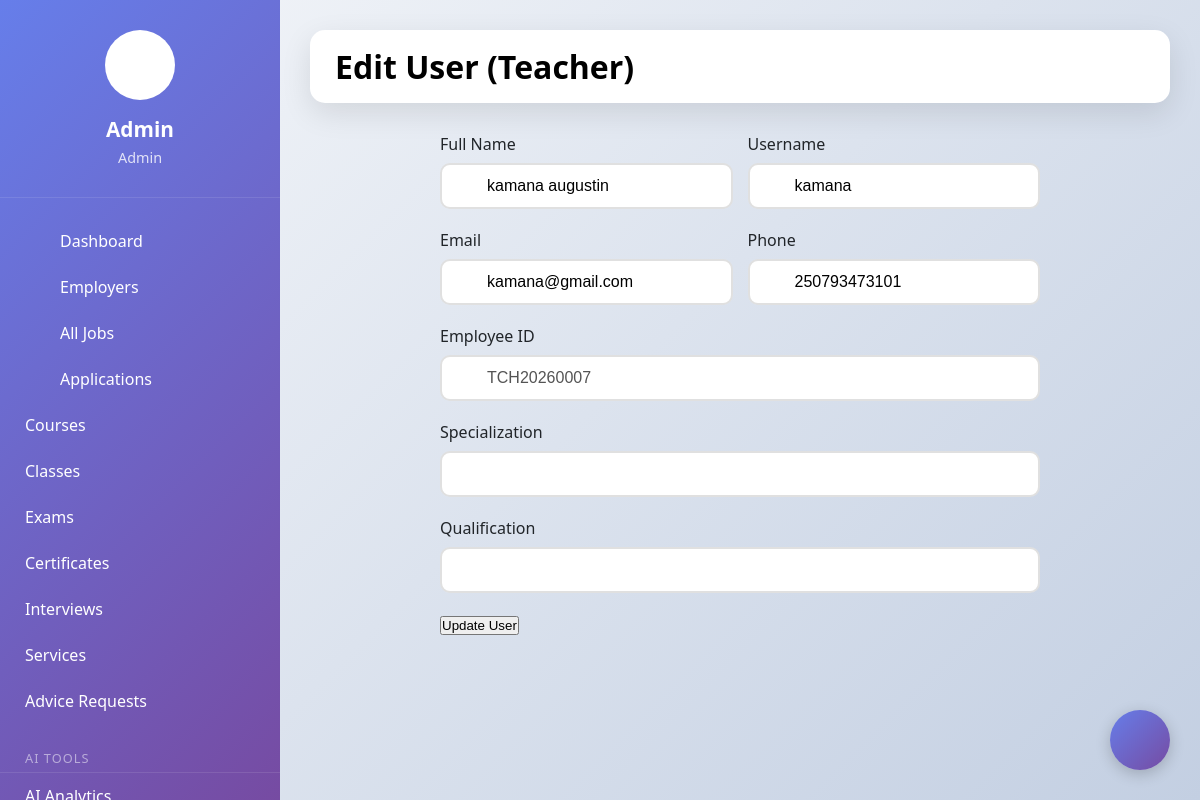
The page /admin/edit-user.php?id=7 (signed in) on the database its author committed.
### tables this page shows
CREATE TABLE `users` (
  `id` int NOT NULL AUTO_INCREMENT,
  `username` varchar(50) NOT NULL,
  `email` varchar(100) NOT NULL,
  `password` varchar(255) NOT NULL,
  `reset_token` varchar(255) DEFAULT NULL,
  `reset_expires` datetime DEFAULT NULL,
  `full_name` varchar(100) NOT NULL,
  `phone` varchar(20) DEFAULT NULL,
  `address` text,
  `role` enum('super_admin','admin','teacher','student','parent') DEFAULT 'student',
  `profile_pic` varchar(255) DEFAULT NULL,
  `is_active` tinyint(1) DEFAULT '1',
  `last_login` datetime DEFAULT NULL,
  `created_at` timestamp NULL DEFAULT CURRENT_TIMESTAMP,
  `updated_at` timestamp NULL DEFAULT CURRENT_TIMESTAMP ON UPDATE CURRENT_TIMESTAMP,
  `notification_preference` enum('email','sms','both') DEFAULT 'both',
  PRIMARY KEY (`id`),
  UNIQUE KEY `username` (`username`),
  UNIQUE KEY `email` (`email`)
);

CREATE TABLE `teachers` (
  `id` int NOT NULL AUTO_INCREMENT,
  `user_id` int DEFAULT NULL,
  `employee_id` varchar(20) NOT NULL,
  `qualification` text,
  `specialization` varchar(100) DEFAULT NULL,
  `joining_date` date DEFAULT NULL,
  PRIMARY KEY (`id`),
  UNIQUE KEY `employee_id` (`employee_id`),
  UNIQUE KEY `user_id` (`user_id`),
  CONSTRAINT `teachers_ibfk_1` FOREIGN KEY (`user_id`) REFERENCES `users` (`id`) ON DELETE CASCADE
);

### admin/edit-user.php (the view, shortened to what this page needs)
<?php
require_once '../config/database.php';
$user_id = isset($_GET['id']) ? (int)$_GET['id'] : 0;
$user = $conn->query("SELECT * FROM users WHERE id = $user_id")->fetch_assoc();
$role = $user['role'];
$teacher = null;
if ($role == 'student') {
    $student = $conn->query("SELECT * FROM students WHERE user_id = $user_id")->fetch_assoc();
} elseif ($role == 'teacher') {
    $teacher = $conn->query("SELECT * FROM teachers WHERE user_id = $user_id")->fetch_assoc();
} elseif ($role == 'employer') {
    $employer = $conn->query("SELECT * FROM employers WHERE user_id = $user_id")->fetch_assoc();
}
?>
<!DOCTYPE html>
<html>
<head>
    <link rel="stylesheet" href="../assets/css/style.css">
    <link rel="stylesheet" href="../assets/css/ai-widget.css">
</head>
<body>
    <div class="dashboard">
        <?php include '../includes/sidebar.php'; ?>
        <div class="main-content">
            <div class="top-nav">
                <h1>Edit User (<?php echo ucfirst($role); ?>)</h1>
                <a href="<?php echo "manage-{$role}s.php"; ?>" class="btn-action">Back</a>
            </div>
            <div class="form-container">
                <form method="POST">
                    <div class="form-row">
                        <div class="form-group">
                            <label>Full Name</label>
                            <input type="text" name="full_name" class="form-control" value="<?php echo htmlspecialchars($user['full_name']); ?>" required>
                        </div>
                        <div class="form-group">
                            <label>Username</label>
                            <input type="text" name="username" class="form-control" value="<?php echo htmlspecialchars($user['username']); ?>" required>
                        </div>
                    </div>
                    <div class="form-row">
                        <div class="form-group">
                            <label>Email</label>
                            <input type="email" name="email" class="form-control" value="<?php echo htmlspecialchars($user['email']); ?>" required>
                        </div>
                        <div class="form-group">
                            <label>Phone</label>
                            <input type="text" name="phone" class="form-control" value="<?php echo htmlspecialchars($user['phone']); ?>">
                        </div>
                    </div>
                    <?php if ($role == 'teacher' && $teacher): ?>
                        <div class="form-group">
                            <label>Employee ID</label>
                            <input type="text" class="form-control" value="<?php echo htmlspecialchars($teacher['employee_id']); ?>" readonly disabled>
                        </div>
                        <div class="form-group">
                            <label>Specialization</label>
                            <input type="text" name="specialization" class="form-control" value="<?php echo htmlspecialchars($teacher['specialization'] ?? ''); ?>">
                        </div>
                        <div class="form-group">
                            <label>Qualification</label>
                            <input type="text" name="qualification" class="form-control" value="<?php echo htmlspecialchars($teacher['qualification'] ?? ''); ?>">
                        </div>
                    <?php endif; ?>
                    <button type="submit" name="update_user" class="btn-save">Update User</button>
                </form>
            </div>
        </div>
    </div>
</body>
</html>

### assets/css/style.css (style rules this page uses)
:root { --primary: #4361ee; --secondary: #3f37c9; --success: #4cc9f0; --danger: #f72585; --warning: #f8961e; --info: #4895ef; --light: #f8f9fa; --dark: #212529; --white: #ffffff; --gray: #6c757d; --gradient-1: linear-gradient(135deg, #667eea 0%, #764ba2 100%); --gradient-2: linear-gradient(135deg, #f093fb 0%, #f5576c 100%); --gradient-3: linear-gradient(135deg, #4facfe 0%, #00f2fe 100%); --gradient-4: linear-gradient(135deg, #43e97b 0%, #38f9d7 100%); --shadow-sm: 0 2px 4px rgba(0,0,0,0.1); --shadow: 0 10px 30px rgba(0,0,0,0.1); --shadow-hover: 0 15px 40px rgba(0,0,0,0.2); --transition: all 0.3s ease; }
* { margin: 0; padding: 0; box-sizing: border-box; }
body { font-family: 'Segoe UI', Tahoma, Geneva, Verdana, sans-serif; background: linear-gradient(135deg, #f5f7fa 0%, #c3cfe2 100%); min-height: 100vh; }
.form-group { margin-bottom: 20px; position: relative; }
.form-group label { display: block; margin-bottom: 8px; color: var(--dark); font-weight: 500; }
.form-control { width: 100%; padding: 12px 15px 12px 45px; border: 2px solid #e0e0e0; border-radius: 10px; font-size: 1em; transition: var(--transition); background: white; }
.btn-action { padding: 6px 12px; border: none; border-radius: 5px; cursor: pointer; transition: var(--transition); margin: 0 3px; color: white; }
.dashboard { display: flex; min-height: 100vh; }
.main-content { flex: 1; margin-left: 280px; padding: 30px; }
.top-nav { background: white; border-radius: 15px; padding: 15px 25px; margin-bottom: 30px; display: flex; justify-content: space-between; align-items: center; box-shadow: var(--shadow); animation: slideDown 0.5s ease; }
body { font-size: 16px; }

### admin/edit-user.php (style rules this page uses)
.form-container { max-width: 600px; margin: 20px auto; }
.form-row { display: grid; grid-template-columns: 1fr 1fr; gap: 15px; }

### rows shown on the page
users: role "Teacher", full_name "kamana augustin", username "kamana", email "kamana@gmail.com", phone "250793473101"
teachers: employee "TCH20260007"

### other values the page prints
$user_name "Admin"
$user_role_display "Admin"
